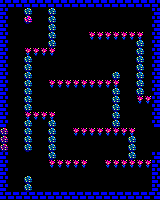

Tiled map render using the project's own tile images. Description and the whole map definition, tile-layer contents included, below:
An orthogonal 20x25 tile map with 8x8 px tiles, 1 tile layer (Capa de Patrones 1).

<map version="1.2" tiledversion="1.2.4" orientation="orthogonal" renderorder="right-down" width="20" height="25" tilewidth="8" tileheight="8" infinite="0" nextlayerid="2" nextobjectid="1">
 <tileset firstgid="1" source="sp.tsx" />
 <layer id="1" name="Capa de Patrones 1" width="20" height="25">
  <data encoding="csv">
17,17,17,17,17,17,17,17,17,17,17,17,17,17,17,17,17,17,17,17,
17,1,1,36,1,1,36,1,1,1,1,1,1,1,1,1,1,1,1,16,
17,1,1,38,1,1,36,1,1,1,1,1,1,1,1,1,1,1,1,16,
17,1,1,1,1,1,36,1,1,1,1,1,1,1,1,1,1,1,1,16,
17,1,1,1,1,1,36,1,1,1,1,9,9,9,9,9,9,9,1,16,
17,1,1,1,1,1,36,1,1,1,1,1,1,1,1,1,1,36,1,16,
17,1,1,9,9,9,9,1,1,1,1,1,1,1,1,1,1,36,1,16,
17,1,1,36,1,1,1,1,1,1,1,1,1,1,1,1,1,36,1,16,
17,1,1,36,1,1,1,1,1,1,1,1,1,1,1,1,1,36,1,16,
17,1,1,36,1,1,1,1,1,1,1,1,1,1,36,1,1,36,1,16,
17,1,1,36,1,1,9,9,9,9,9,9,9,9,9,1,1,36,1,16,
17,1,1,36,1,1,1,1,1,1,1,1,1,1,36,1,1,36,1,16,
17,1,1,36,1,1,1,1,1,1,1,1,1,1,36,1,1,9,9,16,
17,1,1,36,1,1,1,1,1,1,1,1,1,1,36,1,1,1,1,16,
17,1,1,9,9,9,9,1,1,1,1,1,1,1,36,1,1,1,1,16,
17,1,1,36,1,1,36,1,1,1,1,1,1,1,36,1,1,1,1,16,
37,1,1,36,1,1,36,1,1,9,9,9,9,9,9,9,9,1,1,1,
37,1,1,36,1,1,36,1,1,1,1,1,1,1,1,1,36,1,1,1,
37,1,1,36,1,1,36,1,1,1,1,1,1,1,1,1,36,1,1,1,
17,1,1,1,1,1,36,1,1,1,1,1,1,1,1,1,36,1,1,16,
17,1,1,1,1,1,9,9,9,9,9,1,1,9,9,9,9,9,9,17,
17,1,1,1,1,1,1,1,1,1,1,1,1,1,1,1,1,1,1,17,
17,1,1,36,1,1,1,1,1,1,1,1,1,1,1,1,1,1,1,17,
17,1,1,36,1,1,1,1,1,1,1,1,1,1,1,1,1,1,1,17,
17,17,17,17,17,17,17,17,17,17,17,17,17,17,17,17,17,17,17,16
</data>
 </layer>
</map>
